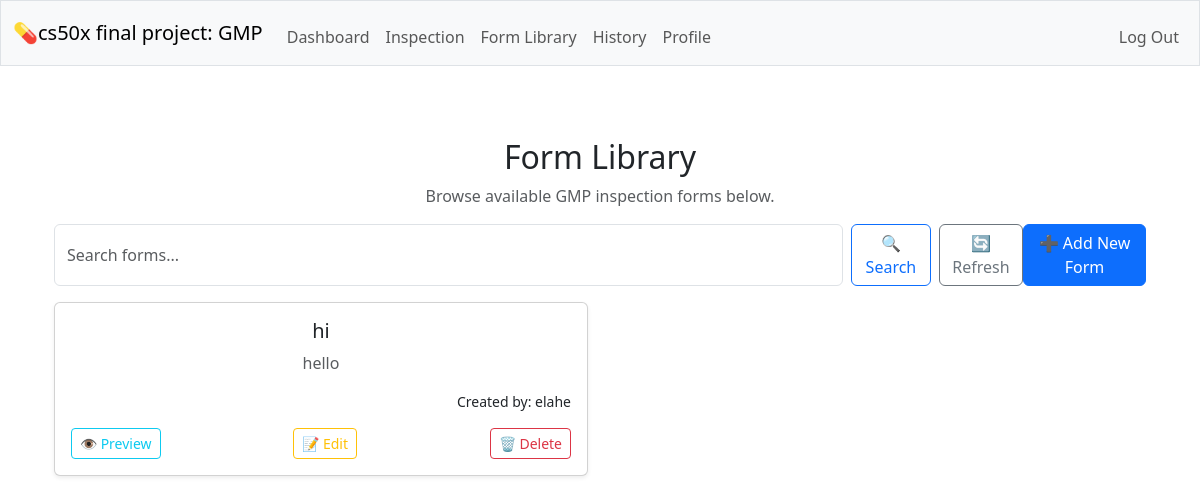
/forms_show (signed in), run on an earlier commit of the app's database.
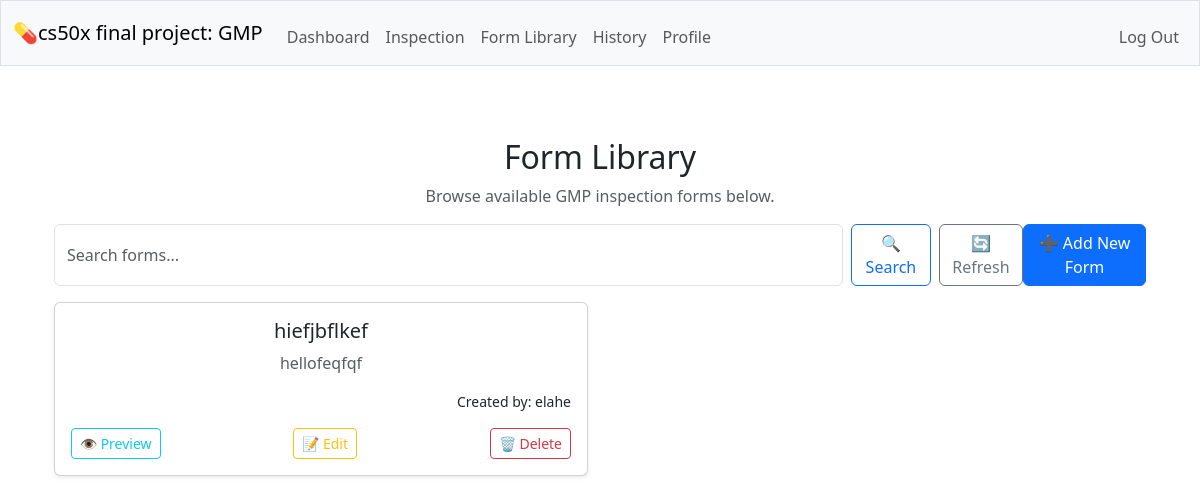
And on a later commit of the database.
### tables this page shows
CREATE TABLE forms (id INTEGER PRIMARY KEY AUTOINCREMENT NOT NULL, name TEXT NOT NULL UNIQUE, description TEXT NOT NULL, created_by INTEGER NOT NULL, FOREIGN KEY (created_by) REFERENCES users(id) );

CREATE TABLE users (id INTEGER PRIMARY KEY AUTOINCREMENT NOT NULL, username TEXT NOT NULL UNIQUE, hash TEXT NOT NULL, role TEXT NOT NULL DEFAULT 'inspector', created_at DATETIME DEFAULT CURRENT_TIMESTAMP);

### app.py (the view)
@app.route("/forms_show", methods=["GET", "POST"])
@login_required
def forms_show():
    search_query = request.form.get("search") if request.method == "POST" else None
    if search_query:
        forms = db.execute(
            """SELECT forms.*, users.username AS created_by_name
               FROM forms JOIN users ON forms.created_by = users.id
               WHERE forms.name LIKE ? ORDER BY forms.id DESC""",
            f"%{search_query}%"
        )
    else:
        forms = db.execute(
            """SELECT forms.*, users.username AS created_by_name
               FROM forms JOIN users ON forms.created_by = users.id
               ORDER BY forms.id DESC"""
        )
    return render_template("forms_show.html", forms=forms)

### helpers.py (called while the page is built)
def login_required(f):
    @wraps(f)
    def decorated_function(*args, **kwargs):
        if session.get("user_id") is None:
            return redirect("/login")
        return f(*args, **kwargs)
    return decorated_function

### templates/forms_show.html (shortened to what this page needs)
{% extends "layout.html" %}
{% block main %}
<div class="container mt-4">
    <h2>Form Library</h2>
    <p class="text-muted">Browse available GMP inspection forms below.</p>
    <form method="POST" class="d-flex mb-3">
        <input name="search" class="form-control me-2" type="search" placeholder="Search forms..." aria-label="Search">
        <button class="btn btn-outline-primary me-2" type="submit">🔍 Search</button>
        <a href="/forms_show" class="btn btn-outline-secondary">🔄 Refresh</a>
            <a href="/forms_show/new" class="btn btn-primary ms-auto">➕ Add New Form</a>
    </form>
    {% if forms %}
        <div class="row row-cols-1 row-cols-md-2 g-4">
            {% for form in forms %}
            <div class="col">
                <div class="card h-100 shadow-sm">
                    <div class="card-body">
                        <h5 class="card-title">{{ form.name }}</h5>
                        <p class="card-text text-muted">{{ form.description }}</p>
                        <p class="text-end small">Created by: {{ form.created_by_name }}</p>
                        <div class="d-flex justify-content-between">
                            <a href="/forms_show/{{ form.id }}/preview" class="btn btn-outline-info btn-sm">👁️ Preview</a>
                            <a href="/forms_show/{{ form.id }}/edit" class="btn btn-outline-warning btn-sm">📝 Edit</a>
                            <form method="POST" action="/forms_show/{{ form.id }}/delete" onsubmit="return confirm('Are you sure you want to delete this form? This action cannot be undone.');" style="display:inline;">
                                <button type="submit" class="btn btn-outline-danger btn-sm">🗑️ Delete</button>
                            </form>
                        </div>
                    </div>
                </div>
            </div>
            {% endfor %}
        </div>
    {% else %}
        <p class="text-muted mt-4">No forms found.</p>
    {% endif %}
</div>
{% endblock %}

What changed in the data, as far as the page shows it:
changed forms "elahe": name "hi" → "hiefjbflkef"; description "hello" → "hellofeqfqf"
